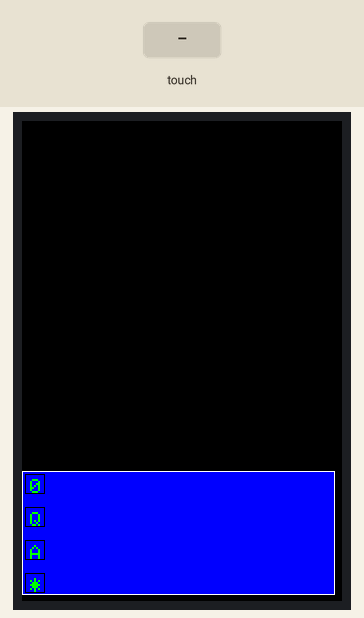
Simulated run of this sketch. Board: Arduino Uno, built with avr-gcc and run on an emulated ATmega328P. Parts: 320×480 colour display. The test bench sets the inputs (shaded band). What the sketch prints to the serial monitor is not drawn.

Above: at 3.0 s.
3.1 s: touch panel pressed at 13 % / 10 % of its raw x / y range
Timing chart, 0 to 6.1 s (numbered marks = the images above; inputs shaded):
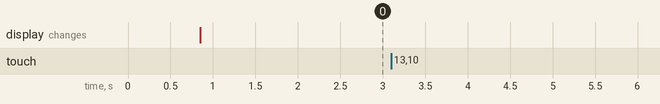

Measured:
- after the input at 3.1 s, every drawn part: stays the same

The sketch:

Virtual_keyboard.ino
```cpp
#include <Adafruit_GFX.h>
#include <MCUFRIEND_kbv.h>
MCUFRIEND_kbv tft;
#include <TouchScreen.h>
#include"variable.h"

void setup()
{
  Serial.begin(9600);

  tft.begin(0x9486);
  tft.setRotation(0);
  tft.fillScreen(color[0]);
  delay(500);

  genkeys(8, 358);//generating the  keys

  delay(1000);
}

void loop()
{
  scankeys();

  //only touch keys are sensed
  if (con == true)
  {
    getxy(yindex, xindex);
    Serial.print("key:");
    Serial.println(keys[yindex][xindex]);

    if ('<' == keys[yindex][xindex])//backspace
    {
      int length = text.length() - 1;
      text.remove(length, 1);

      tft.fillRect(0, 0, 320, 340, color[0]);
      textprint(0, 0, 2, 3);
      tft.print(text);
      con = false;
    }
    else if ('*' == keys[yindex][xindex])//clear
    {
      text = "";
      tft.fillRect(0, 0, 320, 340, color[0]);
      textprint(0, 0, 2, 3);
      tft.print(text);
      con = false;
    }
    else//normal letters
    {
      text = text + keys[yindex][xindex];
      textprint(0, 0, 2, 3);
      tft.print(text);
    }
    con = false;
  }
}
```

primary.h
```cpp
void getxy (int x, int y)
{
  Serial.print("(");
  Serial.print(x);
  Serial.print(",");
  Serial.print(y);
  Serial.println(")");
  Serial.println("");
}

bool touch (void)
{
  TSPoint p = ts.getPoint();
  pinMode(XM, OUTPUT);
  pinMode(YP, OUTPUT);
  digitalWrite(YP, HIGH);   //because TFT control pins
  digitalWrite(XM, HIGH);

  if ((p.z > MINPRESSURE ) && (p.z < MAXPRESSURE))
  {
    pixel_x = map(p.x, TS_LEFT, TS_RT, 0, 320);
    pixel_y = map(p.y, TS_TOP, TS_BOT, 0, 480);
  }

  //getxy();
  return ((p.z > MINPRESSURE ) && (p.z < MAXPRESSURE));
}


void textprint(float x , float y, int s, int c)
{
  tft.setCursor(x, y);
  tft.setTextSize(s);
  tft.setTextColor(color[c]);
}

void genkeys (int x, int y) //generate keys of keyboard.
{
  //Serial.println("started drawing the keys");
  int i, j, k, rep;//for doing the counts
  rep = 0;


  tft.fillRect(x - 8, y - 8, 308 + 5, 119 + 5, color[1]); // creating the background
  tft.drawRect(x - 8, y - 8, 308 + 5, 119 + 5, color[7]); // drawing the outline of the keyboard

  for (j = 0; j < 10; j++)//prints the rows
  {
    for (i = 0; i < 4; i++)//prints the columns
    {
      tft.drawRect(x - 5, y - 5, 20, 20, color[0]); //drawing the boxes around the letters

      //Storing the keys positions
      xco[rep] = x;
      yco[rep] = y;
      rep++;

      //drawing the keys
      textprint(x, y, 2, 3);
      tft.print(keys[i][j]);
      y = y + 33;//spacing between the keys from y-persepective.
    }
    x = x + 32;//spacing between the keys from y-persepective.
    y = k;
  }
  Serial.println("finished drawing the keys");
}


void scankeys()//scaning the touched key.
{
  if (touch())//when touched on the screen
  {
    //if (pixel_x >  layx && pixel_x < (layx + 306) && pixel_y > layy && pixel_y < (layy + 122))

    delay(200);
    int x = pixel_x, y = pixel_y, remx, remy;

    Serial.println("touch position:");
    getxy(x, y);

    for (int i = 0; i < 40; i++)//compare xy check function
    {
      if (x > xco[i] && x < (xco[i] + 20) && y > yco[i] && y < (yco[i] + 20))//checking the range of the xy positions
      {
        remx = xco[i];//returning the x positions of the cooresponding key pressed
        remy = yco[i];//same goes here

        Serial.println("remx:");
        getxy(remx, remy);

        for (int xsearch = 0; xsearch < 10; xsearch++)
        {
          if (remx == actualx[xsearch])
          {
            xindex = xsearch;
            break;
          }
        }
        for (int ysearch = 0; ysearch < 4; ysearch++)
        {
          if (remy == actualy[ysearch])
          {
            yindex = ysearch;
            break;
          }
        }
        con = true;
        break;
      }
    }
  }
}
```

variable.h
```cpp
#define MINPRESSURE 200
#define MAXPRESSURE 1000

const int XP = 8, XM = A2, YP = A3, YM = 9; //320x480 ID=0x9486
const int TS_LEFT = 124, TS_RT = 904, TS_TOP = 956, TS_BOT = 89;

TouchScreen ts = TouchScreen(XP, YP, XM, YM, 300);

int pixel_x, pixel_y;     //Touch_getXY() updates global vars

/*#define BLACK   0x0000
  #define BLUE    0x001F
  #define RED     0xF800
  #define GREEN   0x07E0
  #define CYAN    0x07FF
  #define MAGENTA 0xF81F
  #define YELLOW  0xFFE0
  #define WHITE   0xFFFF
*/
int color [] = {0x0000, 0x001F, 0xF800, 0x07E0, 0x07FF, 0xF81F, 0xFFE0, 0xFFFF};

char keys[4][10] = {
  { '0', '1', '2', '3', '4', '5', '6', '7', '8', '9' },
  { 'Q', 'W', 'E', 'R', 'T', 'Y', 'U', 'I', 'O', 'P'},
  { 'A', 'S', 'D', 'F', 'G', 'H', 'J', 'K', 'L', ','},
  { '*', 'Z', 'X', 'C', 'V', 'B', 'N', 'M', '.', '<'}
};

int xco [40], yco[40];
bool con = false;
int xindex, yindex;
int actualx [10] ={8,40,72,104,136,168,200,232,264,296};
int actualy [4] ={358,391,424,457};

/*int xysheet [4][10] = {//actual generated xy values of the keys.
  {(8, 358), (40, 358), (72, 358), (104, 358), (136, 358), (168, 358), (200, 358), (232, 358), (264, 358), (296, 358)},
  {(8, 391), (40, 391), (72, 391), (104, 391), (136, 391), (168, 391), (200, 391), (232, 391), (264, 391), (296, 391)},
  {(8, 424), (40, 424), (72, 424), (104, 424), (136, 424), (168, 424), (200, 424), (232, 424), (264, 424), (296, 424)},
  {(8, 457), (40, 457), (72, 457), (104, 457), (136, 457), (168, 457), (200, 457), (232, 457), (264, 457), (296, 457)}
};*/

String text;

#include"primary.h"
```
